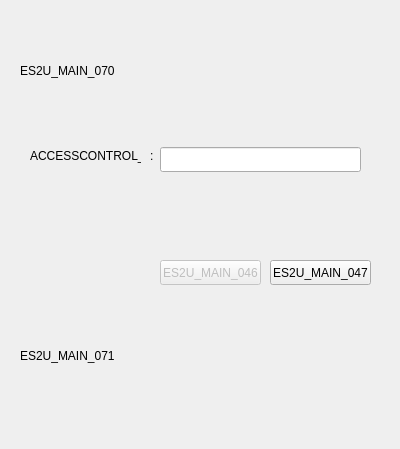
<?xml version="1.0" encoding="UTF-8"?>
<ui version="4.0">
 <class>AdministratorPasswordInputForUKSecurityDialog</class>
 <widget class="QDialog" name="AdministratorPasswordInputForUKSecurityDialog">
  <property name="geometry">
   <rect>
    <x>0</x>
    <y>0</y>
    <width>400</width>
    <height>449</height>
   </rect>
  </property>
  <property name="windowTitle">
   <string>ES2U_MAIN_069</string>
  </property>
  <widget class="QPushButton" name="OK_pushButton">
   <property name="enabled">
    <bool>false</bool>
   </property>
   <property name="geometry">
    <rect>
     <x>160</x>
     <y>260</y>
     <width>101</width>
     <height>25</height>
    </rect>
   </property>
   <property name="text">
    <string>ES2U_MAIN_046</string>
   </property>
  </widget>
  <widget class="QPushButton" name="Cancel_pushButton">
   <property name="geometry">
    <rect>
     <x>270</x>
     <y>260</y>
     <width>101</width>
     <height>25</height>
    </rect>
   </property>
   <property name="text">
    <string>ES2U_MAIN_047</string>
   </property>
  </widget>
  <widget class="QLabel" name="Password_label">
   <property name="geometry">
    <rect>
     <x>30</x>
     <y>140</y>
     <width>111</width>
     <height>31</height>
    </rect>
   </property>
   <property name="text">
    <string>ACCESSCONTROL_006</string>
   </property>
   <property name="scaledContents">
    <bool>false</bool>
   </property>
   <property name="wordWrap">
    <bool>true</bool>
   </property>
  </widget>
  <widget class="QLabel" name="Password_colon_label">
   <property name="geometry">
    <rect>
     <x>150</x>
     <y>140</y>
     <width>16</width>
     <height>31</height>
    </rect>
   </property>
   <property name="text">
    <string>:</string>
   </property>
   <property name="scaledContents">
    <bool>false</bool>
   </property>
   <property name="wordWrap">
    <bool>true</bool>
   </property>
  </widget>
  <widget class="QLineEdit" name="Password_Input_lineEdit">
   <property name="geometry">
    <rect>
     <x>160</x>
     <y>147</y>
     <width>201</width>
     <height>25</height>
    </rect>
   </property>
   <property name="inputMethodHints">
    <set>Qt::ImhHiddenText|Qt::ImhNoAutoUppercase|Qt::ImhNoPredictiveText|Qt::ImhSensitiveData</set>
   </property>
   <property name="echoMode">
    <enum>QLineEdit::Password</enum>
   </property>
   <property name="clearButtonEnabled">
    <bool>false</bool>
   </property>
  </widget>
  <widget class="QLabel" name="Explanation_label">
   <property name="geometry">
    <rect>
     <x>20</x>
     <y>20</y>
     <width>351</width>
     <height>101</height>
    </rect>
   </property>
   <property name="text">
    <string>ES2U_MAIN_070</string>
   </property>
   <property name="scaledContents">
    <bool>false</bool>
   </property>
   <property name="wordWrap">
    <bool>true</bool>
   </property>
  </widget>
  <widget class="QLabel" name="UKSecurity_label">
   <property name="geometry">
    <rect>
     <x>20</x>
     <y>290</y>
     <width>341</width>
     <height>131</height>
    </rect>
   </property>
   <property name="text">
    <string>ES2U_MAIN_071</string>
   </property>
   <property name="scaledContents">
    <bool>false</bool>
   </property>
   <property name="wordWrap">
    <bool>true</bool>
   </property>
  </widget>
 </widget>
 <resources/>
 <connections>
  <connection>
   <sender>OK_pushButton</sender>
   <signal>pressed()</signal>
   <receiver>AdministratorPasswordInputForUKSecurityDialog</receiver>
   <slot>PushButtonAction()</slot>
   <hints>
    <hint type="sourcelabel">
     <x>225</x>
     <y>275</y>
    </hint>
    <hint type="destinationlabel">
     <x>303</x>
     <y>296</y>
    </hint>
   </hints>
  </connection>
  <connection>
   <sender>Cancel_pushButton</sender>
   <signal>pressed()</signal>
   <receiver>AdministratorPasswordInputForUKSecurityDialog</receiver>
   <slot>PushButtonAction()</slot>
   <hints>
    <hint type="sourcelabel">
     <x>311</x>
     <y>273</y>
    </hint>
    <hint type="destinationlabel">
     <x>399</x>
     <y>303</y>
    </hint>
   </hints>
  </connection>
  <connection>
   <sender>Password_Input_lineEdit</sender>
   <signal>textEdited(QString)</signal>
   <receiver>AdministratorPasswordInputForUKSecurityDialog</receiver>
   <slot>LineEditFinished()</slot>
   <hints>
    <hint type="sourcelabel">
     <x>275</x>
     <y>157</y>
    </hint>
    <hint type="destinationlabel">
     <x>269</x>
     <y>210</y>
    </hint>
   </hints>
  </connection>
 </connections>
 <slots>
  <slot>PushButtonAction()</slot>
  <slot>LineEditFinished()</slot>
 </slots>
</ui>
